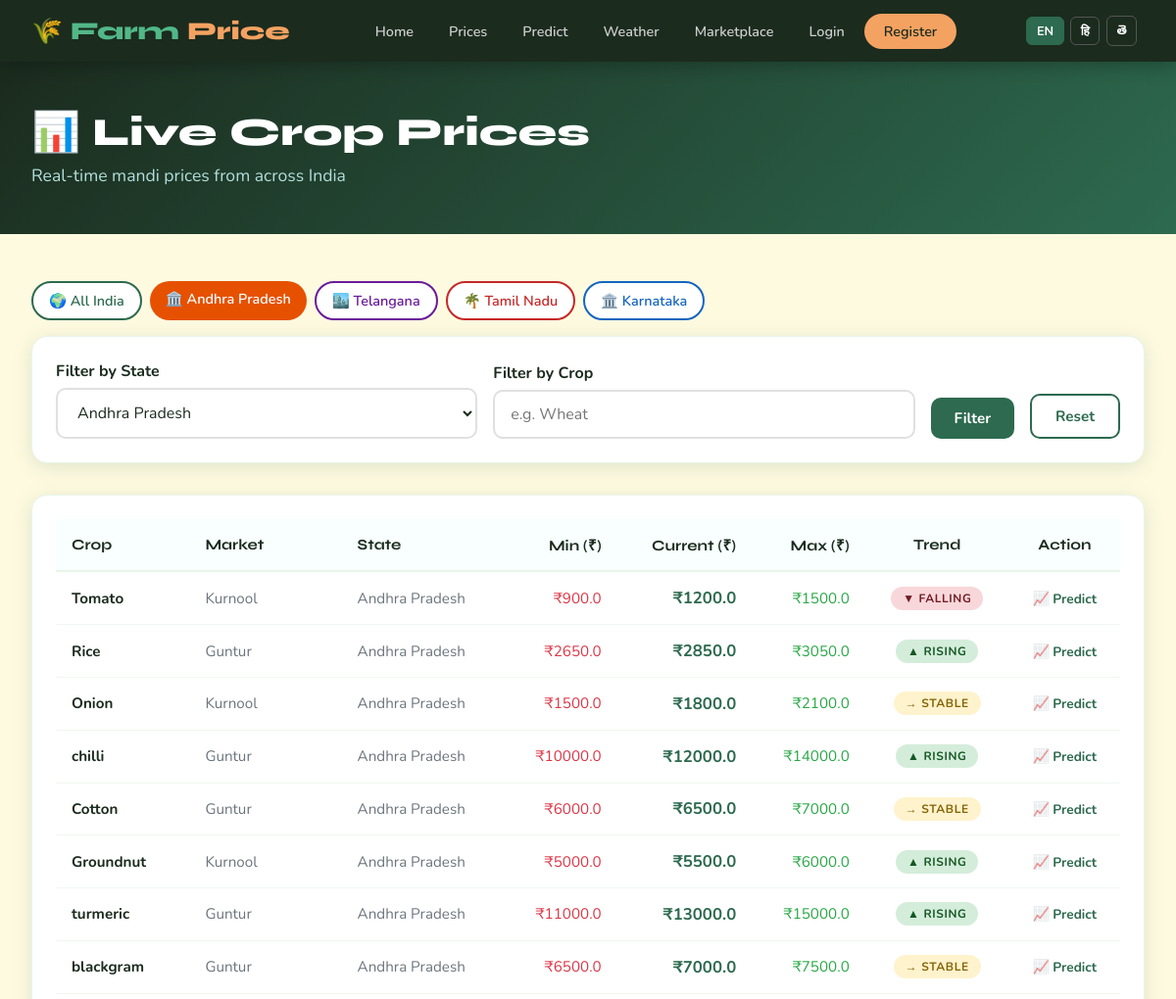
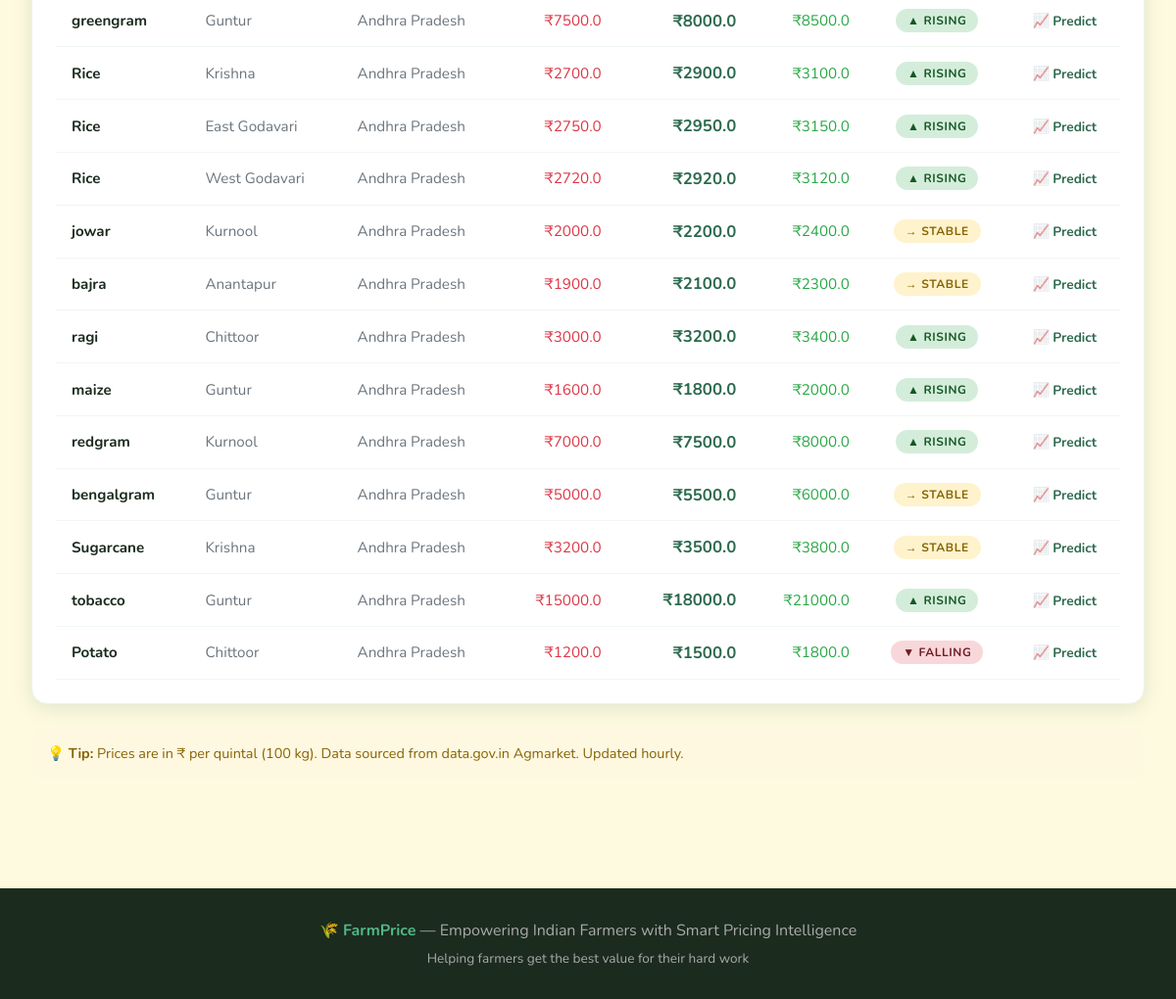
Screenshot of /prices/?state=Andhra+Pradesh with the database file from the repository (2 pictures, top to bottom).
### crops/models.py (models this page shows, shortened)
class Crop(models.Model):
    CROP_CHOICES = [
        ('wheat', 'Wheat'),
        ('rice', 'Rice'),
        ('corn', 'Corn'),
        ('cotton', 'Cotton'),
        ('sugarcane', 'Sugarcane'),
        ('soybean', 'Soybean'),
        ('tomato', 'Tomato'),
        ('potato', 'Potato'),
        ('onion', 'Onion'),
        ('groundnut', 'Groundnut'),
    ]
    name = models.CharField(max_length=100, choices=CROP_CHOICES)
    current_price = models.DecimalField(max_digits=10, decimal_places=2)
    min_price = models.DecimalField(max_digits=10, decimal_places=2)
    max_price = models.DecimalField(max_digits=10, decimal_places=2)
    market_name = models.CharField(max_length=200)
    state = models.CharField(max_length=100)
    updated_at = models.DateTimeField(auto_now=True)
    trend = models.CharField(max_length=10, choices=[('up', 'Rising'), ('down', 'Falling'), ('stable', 'Stable')], default='stable')

### crops/views.py (the view)
# urls.py: path('prices/', views.crop_prices, name='crop_prices'),
def crop_prices(request):
    state_filter = request.GET.get('state', '')
    crop_filter = request.GET.get('crop', '').lower()
    region = request.GET.get('region', '')
    if state_filter:
        all_prices = get_all_prices(state=state_filter)
    else:
        all_prices = get_all_prices()
    if crop_filter:
        all_prices = [c for c in all_prices if crop_filter in c['name']]
    states = ['Andhra Pradesh', 'Telangana', 'Tamil Nadu', 'Karnataka',
              'Maharashtra', 'Punjab', 'Uttar Pradesh', 'Rajasthan']
    context = {
        'crops': all_prices,
        'states': states,
        'state_filter': state_filter,
        'crop_filter': crop_filter,
        'region': region,
    }
    return render(request, 'crops/prices.html', context)

### crops/api_client.py (called while the page is built)
def get_all_prices(state=None):
    from .models import Crop
    crops = Crop.objects.all()
    if state:
        crops = crops.filter(state__iexact=state)
    results = []
    for c in crops:
        results.append({
            "name": c.name,
            "display_name": c.get_name_display(),
            "current_price": float(c.current_price),
            "min_price": float(c.min_price),
            "max_price": float(c.max_price),
            "market_name": c.market_name,
            "state": c.state,
            "updated_at": str(c.updated_at.date()),
            "trend": c.trend,
        })
    return results

### crops/templates/crops/prices.html (shortened to what this page needs)
{% extends 'crops/base.html' %}
{% block content %}
<section style="background: linear-gradient(135deg, #1b2b1e, #2d6a4f); padding: 3rem 0;">
    <div class="container">
        <h1 style="font-family: 'Syne', sans-serif; font-size: 2.5rem; font-weight: 800; color: white; margin-bottom: 0.5rem;">📊 Live Crop Prices</h1>
        <p style="color: #b2dfdb; font-size: 1.1rem;">Real-time mandi prices from across India</p>
    </div>
</section>
<section class="section">
    <div class="container">
        <div style="margin-bottom: 1rem; display: flex; gap: 0.5rem; flex-wrap: wrap;">
            <a href="/prices/"
               style="padding: 0.5rem 1rem; border-radius: 20px; text-decoration: none; font-weight: 600; font-size: 0.9rem;
               {% if not state_filter and not region %}background:#2d6a4f; color:white;{% else %}background:white; color:#2d6a4f; border: 2px solid #2d6a4f;{% endif %}">
                🌍 All India
            </a>
            <a href="/prices/?state=Andhra+Pradesh"
               style="padding: 0.5rem 1rem; border-radius: 20px; text-decoration: none; font-weight: 600; font-size: 0.9rem;
               {% if state_filter == 'Andhra Pradesh' %}background:#e65100; color:white;{% else %}background:white; color:#e65100; border: 2px solid #e65100;{% endif %}">
                🏛️ Andhra Pradesh
            </a>
            <a href="/prices/?state=Telangana"
               style="padding: 0.5rem 1rem; border-radius: 20px; text-decoration: none; font-weight: 600; font-size: 0.9rem;
               {% if state_filter == 'Telangana' %}background:#6a1b9a; color:white;{% else %}background:white; color:#6a1b9a; border: 2px solid #6a1b9a;{% endif %}">
                🏙️ Telangana
            </a>
            <a href="/prices/?state=Tamil+Nadu"
               style="padding: 0.5rem 1rem; border-radius: 20px; text-decoration: none; font-weight: 600; font-size: 0.9rem;
               {% if state_filter == 'Tamil Nadu' %}background:#c62828; color:white;{% else %}background:white; color:#c62828; border: 2px solid #c62828;{% endif %}">
                🌴 Tamil Nadu
            </a>
            <a href="/prices/?state=Karnataka"
               style="padding: 0.5rem 1rem; border-radius: 20px; text-decoration: none; font-weight: 600; font-size: 0.9rem;
               {% if state_filter == 'Karnataka' %}background:#1565c0; color:white;{% else %}background:white; color:#1565c0; border: 2px solid #1565c0;{% endif %}">
                🏛️ Karnataka
            </a>
        </div>
        <div class="card" style="margin-bottom: 2rem;">
            <form method="get" style="display: flex; gap: 1rem; flex-wrap: wrap; align-items: flex-end;">
                <div class="form-group" style="flex: 1; min-width: 180px; margin-bottom: 0;">
                    <label>Filter by State</label>
                    <select name="state">
                        {% for state in states %}
                        <option value="{{ state }}" {% if state == state_filter %}selected{% endif %}>{{ state }}</option>
                        {% endfor %}
                    </select>
                </div>
                <div class="form-group" style="flex: 1; min-width: 180px; margin-bottom: 0;">
                    <label>Filter by Crop</label>
                    <input type="text" name="crop" value="{{ crop_filter }}" placeholder="e.g. Wheat">
                </div>
                <button type="submit" class="btn btn-primary">Filter</button>
                <a href="/prices/" class="btn btn-outline">Reset</a>
            </form>
        </div>
        {% if crops %}
        <div class="card" style="overflow-x: auto;">
            <table style="width: 100%; border-collapse: collapse; font-size: 0.95rem;">
                <thead>
                    <tr style="background: #f8fffe; border-bottom: 2px solid #e8f5e9;">
                        <th style="padding: 1rem; text-align: left; font-family: 'Syne', sans-serif; font-weight: 700;">Crop</th>
                        <th style="padding: 1rem; text-align: left; font-family: 'Syne', sans-serif; font-weight: 700;">Market</th>
                        <th style="padding: 1rem; text-align: left; font-family: 'Syne', sans-serif; font-weight: 700;">State</th>
                        <th style="padding: 1rem; text-align: right; font-family: 'Syne', sans-serif; font-weight: 700;">Min (₹)</th>
                        <th style="padding: 1rem; text-align: right; font-family: 'Syne', sans-serif; font-weight: 700;">Current (₹)</th>
                        <th style="padding: 1rem; text-align: right; font-family: 'Syne', sans-serif; font-weight: 700;">Max (₹)</th>
                        <th style="padding: 1rem; text-align: center; font-family: 'Syne', sans-serif; font-weight: 700;">Trend</th>
                        <th style="padding: 1rem; text-align: center; font-family: 'Syne', sans-serif; font-weight: 700;">Action</th>
                    </tr>
                </thead>
                <tbody>
                    {% for crop in crops %}
                    <tr style="border-bottom: 1px solid #f0f7f0; transition: background 0.15s;"
                        onmouseover="this.style.background='#f8fffe'"
                        onmouseout="this.style.background=''">
                        <td style="padding: 0.9rem 1rem; font-weight: 700;">{{ crop.display_name }}</td>
                        <td style="padding: 0.9rem 1rem; color: #6c757d;">{{ crop.market_name }}</td>
                        <td style="padding: 0.9rem 1rem; color: #6c757d;">{{ crop.state }}</td>
                        <td style="padding: 0.9rem 1rem; text-align: right; color: #dc3545;">₹{{ crop.min_price }}</td>
                        <td style="padding: 0.9rem 1rem; text-align: right; font-weight: 700; font-size: 1.05rem; color: #2d6a4f;">₹{{ crop.current_price }}</td>
                        <td style="padding: 0.9rem 1rem; text-align: right; color: #28a745;">₹{{ crop.max_price }}</td>
                        <td style="padding: 0.9rem 1rem; text-align: center;">
                            {% if crop.trend == 'up' %}
                                <span class="badge badge-up">▲ Rising</span>
                            {% elif crop.trend == 'down' %}
                                <span class="badge badge-down">▼ Falling</span>
                            {% else %}
                                <span class="badge badge-stable">→ Stable</span>
                            {% endif %}
                        </td>
                        <td style="padding: 0.9rem 1rem; text-align: center;">
                            <a href="/predict/?crop={{ crop.name }}" style="color: #2d6a4f; font-weight: 700; text-decoration: none; font-size: 0.85rem;">📈 Predict</a>
                        </td>
                    </tr>
                    {% endfor %}
                </tbody>
            </table>
        </div>
        {% else %}
        <div style="text-align: center; padding: 4rem; color: #6c757d;">
            <div style="font-size: 4rem; margin-bottom: 1rem;">📊</div>
            <h3 style="font-family: 'Syne', sans-serif;">No price data found</h3>
            <p>Try adjusting your filters or check back later.</p>
        </div>
        {% endif %}
        <div style="margin-top: 1.5rem; padding: 1rem; background: #fff8e1; border-radius: 10px; font-size: 0.9rem; color: #856404;">
            💡 <strong>Tip:</strong> Prices are in ₹ per quintal (100 kg). Data sourced from data.gov.in Agmarket. Updated hourly.
        </div>
    </div>
</section>
{% endblock %}

### crops/templates/crops/base.html (style rules this page uses)
:root { --green: #2d6a4f; --green-light: #52b788; --green-pale: #d8f3dc; --earth: #a0522d; --gold: #f4a261; --sky: #48cae4; --cream: #fefae0; --dark: #1b2b1e; --gray: #6c757d; --white: #ffffff; --shadow: 0 4px 20px rgba(45, 106, 79, 0.15); }
* { margin: 0; padding: 0; box-sizing: border-box; }
body { font-family: 'Nunito', sans-serif; background: var(--cream); color: var(--dark); min-height: 100vh; }
.card { background: white; border-radius: 16px; padding: 1.5rem; box-shadow: var(--shadow); border: 1px solid #e8f5e9; }
.btn { display: inline-block; padding: 0.7rem 1.5rem; border-radius: 10px; font-weight: 700; font-size: 0.95rem; text-decoration: none; border: none; cursor: pointer; transition: all 0.2s; font-family: 'Nunito', sans-serif; }
.btn-primary { background: var(--green); color: white; }
.btn-outline { background: transparent; border: 2px solid var(--green); color: var(--green); }
.badge { display: inline-block; padding: 0.25rem 0.75rem; border-radius: 20px; font-size: 0.75rem; font-weight: 700; text-transform: uppercase; letter-spacing: 0.05em; }
.badge-up { background: #d4edda; color: #155724; }
.badge-down { background: #f8d7da; color: #721c24; }
.badge-stable { background: #fff3cd; color: #856404; }
.container { max-width: 1200px; margin: 0 auto; padding: 0 2rem; }
.section { padding: 3rem 0; }
.form-group { margin-bottom: 1.25rem; }
.form-group label { display: block; font-weight: 700; margin-bottom: 0.4rem; color: var(--dark); }
.form-group input, .form-group select, .form-group textarea { width: 100%; padding: 0.75rem 1rem; border: 2px solid #e0e0e0; border-radius: 10px; font-family: 'Nunito', sans-serif; font-size: 1rem; color: var(--dark); transition: border-color 0.2s; background: white; }
body { top: 0 !important; }

### rows the page displays
Crop: market_name "Kurnool", state "Andhra Pradesh"
Crop: market_name "Guntur", state "Andhra Pradesh"
Crop: market_name "Kurnool", state "Andhra Pradesh"
Crop: display_name "chilli", market_name "Guntur", state "Andhra Pradesh"
Crop: market_name "Guntur", state "Andhra Pradesh"
Crop: market_name "Kurnool", state "Andhra Pradesh"
Crop: display_name "turmeric", market_name "Guntur", state "Andhra Pradesh"
Crop: display_name "blackgram", market_name "Guntur", state "Andhra Pradesh"
Crop: display_name "greengram", market_name "Guntur", state "Andhra Pradesh"
Crop: market_name "Krishna", state "Andhra Pradesh"
Crop: market_name "East Godavari", state "Andhra Pradesh"
Crop: market_name "West Godavari", state "Andhra Pradesh"
Crop: display_name "jowar", market_name "Kurnool", state "Andhra Pradesh"
Crop: display_name "bajra", market_name "Anantapur", state "Andhra Pradesh"
Crop: display_name "ragi", market_name "Chittoor", state "Andhra Pradesh"
Crop: display_name "maize", market_name "Guntur", state "Andhra Pradesh"
Crop: display_name "redgram", market_name "Kurnool", state "Andhra Pradesh"
Crop: display_name "bengalgram", market_name "Guntur", state "Andhra Pradesh"
Crop: market_name "Krishna", state "Andhra Pradesh"
Crop: display_name "tobacco", market_name "Guntur", state "Andhra Pradesh"
Crop: market_name "Chittoor", state "Andhra Pradesh"

### other values shown
{{ crop.display_name }} "Tomato" "Rice" "Onion" "Cotton" "Groundnut" "Rice" "Rice" "Rice" "Sugarcane" "Potato"
{{ crop.min_price }} "900.0" "2650.0" "1500.0" "10000.0" "6000.0" "5000.0" "11000.0" "6500.0" "7500.0" "2700.0" "2750.0" "2720.0" "2000.0" "1900.0" "3000.0" "1600.0" "7000.0" "5000.0" "3200.0" "15000.0" "1200.0"
{{ crop.current_price }} "1200.0" "2850.0" "1800.0" "12000.0" "6500.0" "5500.0" "13000.0" "7000.0" "8000.0" "2900.0" "2950.0" "2920.0" "2200.0" "2100.0" "3200.0" "1800.0" "7500.0" "5500.0" "3500.0" "18000.0" "1500.0"
{{ crop.max_price }} "1500.0" "3050.0" "2100.0" "14000.0" "7000.0" "6000.0" "15000.0" "7500.0" "8500.0" "3100.0" "3150.0" "3120.0" "2400.0" "2300.0" "3400.0" "2000.0" "8000.0" "6000.0" "3800.0" "21000.0" "1800.0"
form field state "Andhra Pradesh"
